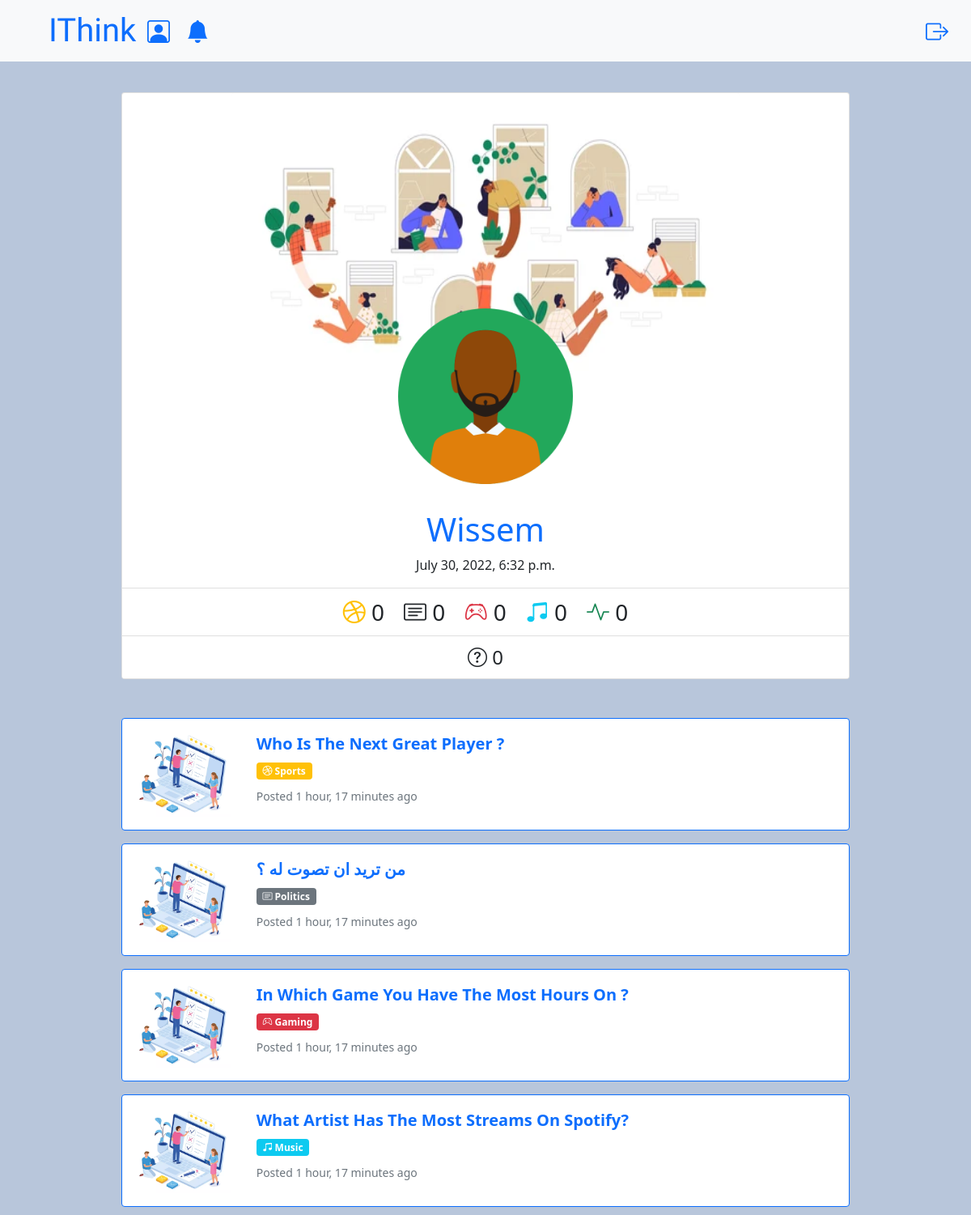
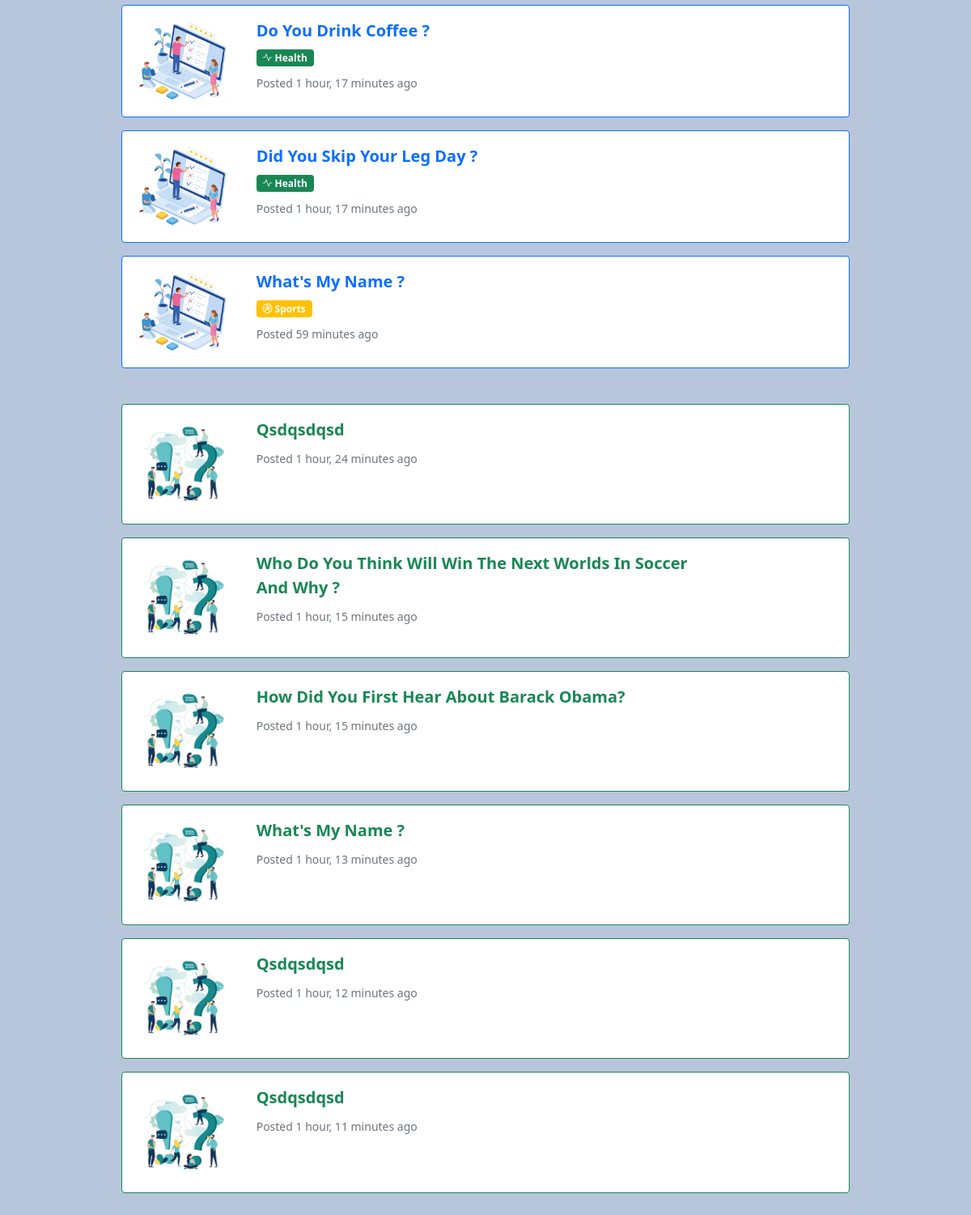
Screenshot of /profile/wissem (signed in) with the database file from the repository (2 pictures, top to bottom).
### polls/models.py (models this page shows, shortened)
class user(models.Model):
    genders = (
        ('m', 'male'),
        ('f', 'female'),
    )
    profile_picture_numbers = (
        ("['1']", '1'),
        ("['2']", '2'),
        ("['3']", '3'),
        ("['4']", '4'),
        ("['5']", '5'),
        ("['6']", '6'),
    )
    user = models.OneToOneField(User, on_delete=models.CASCADE, unique=True)
    username = models.CharField(max_length=30)
    gender = models.CharField(max_length=6, choices=genders)
    started_date = models.DateTimeField(default=timezone.now)
    email = models.EmailField(max_length=255, unique=True)
    profile_picture_number = models.CharField(
        max_length=10, choices=profile_picture_numbers)
    cover_picture_number = models.CharField(
        max_length=10, default=3)
    USERNAME_FIELD = "email"

class poll(models.Model):
    genres = (
        ('p', 'politics'),
        ('s', 'sports'),
        ('g', 'gaming'),
        ('h', 'health'),
        ('m', 'music'),
    )
    status = (
        ('approved', 'approved'),
        ('pending', 'pending'),
        ('disapproved', 'disapproved')
    )
    creator = models.CharField(max_length=30)
    status = models.CharField(
        max_length=11, choices=status, default="pending")
    question = models.CharField(max_length=200)
    genre = models.CharField(max_length=10, choices=genres)
    answer1 = models.CharField(max_length=200, blank=True, null=True)
    count1 = models.IntegerField(default=0)
    answer2 = models.CharField(max_length=200, blank=True, null=True)
    count2 = models.IntegerField(default=0)
    answer3 = models.CharField(max_length=200, blank=True, null=True)
    count3 = models.IntegerField(default=0)
    answer4 = models.CharField(max_length=200, blank=True, null=True)
    count4 = models.IntegerField(default=0)
    answer5 = models.CharField(max_length=200, blank=True, null=True)
    count5 = models.IntegerField(default=0)
    answer6 = models.CharField(max_length=200, blank=True, null=True)
    count6 = models.IntegerField(default=0)
    created_time = models.DateTimeField(default=timezone.now)

### questions/models.py (models this page shows, shortened)
class question(models.Model):
    status = (
        ("approved", "approved"),
        ("pending", "pending"),
        ("disapproved", "disapproved")
    )
    status = models.CharField(
        max_length=11, choices=status, default="disapproved")
    question = models.CharField(max_length=200)
    creator = models.CharField(max_length=30)
    created_time = models.DateTimeField(default=timezone.now)

### polls/views.py (the view, shortened to what this page needs)
# urls.py: path('profile/<str:name>', profileView.as_view(), name="profile"),
class profileView(LoginRequiredMixin, ListView):
    model = user
    template_name = "profile.html"
    def get_context_data(self, **kwargs):
        context = super().get_context_data(**kwargs)
        context["user"] = user.objects.get(username=self.kwargs["name"])
        voted_polls = voted.objects.filter(user=context["user"].id)
        context["voted_polls_number"] = len(voted_polls)
        context["sports"] = 0
        context["politics"] = 0
        context["gaming"] = 0
        context["music"] = 0
        context["health"] = 0
        answered_questions_number = question_answered.objects.filter(
            user=context["user"].id)
        context["answered_questions_number"] = len(answered_questions_number)
        context["owned_polls"] = poll.objects.filter(
            creator=self.kwargs["name"])
        context["owned_questions"] = question.objects.filter(
            creator=self.kwargs["name"])
        return context

### templates/profile.html (shortened to what this page needs)
<!DOCTYPE html>
<html lang="en">
    <head>
        {% extends 'main.html' %} {% load static %}
        {% block content %}
        <div class="container bg_light" style="width: 77%; margin-top: 3.2%">
            <div class="card mb-5 " style="width: 100%">
                <div class="col d-flex justify-content-center">
                    <img
                        src="{% static 'images\covers\cover7.jpg' %}"
                        class="card-img-top bg-light"
                        style="height: 50vh; width: 70%"
                        alt="..."
                    />
                </div>
                <div class="card-body little-profile text-center">
                    <div style="margin-top: -150px">
                        {% if user.profile_picture_number == "['1']" %}
                        <img
                            src="{% static 'images\avatars\men_avatar_1.png' %}"
                            alt="avatar"
                            width="25%"
                            height="25%"
                        />
                        {% elif user.profile_picture_number == "['2']" %}
                        <img
                            src="{% static 'images\avatars\men_avatar_2.png' %}"
                            alt="avatar"
                            width="25%"
                            height="25%"
                        />
                        {% endif %}
                    </div>
                </div>
                <div class="card-body">
                    <div class="col d-flex justify-content-center">
                        <h1 class="card-title text-primary">
                            {{ user.username|title }}
                        </h1>
                    </div>
                    <div class="col d-flex justify-content-center">
                        <p class="card-text">{{ user.started_date }}</p>
                    </div>
                </div>
                <ul class="list-group list-group-flush">
                    <li class="list-group-item d-flex justify-content-center">
                        <div class="row row-cols-auto fs-3">
                            <div class="col">
                                <i class="bi bi-dribbble text-warning"></i>
                                {{ sports }}
                            </div>
                            <div class="col">
                                <i class="bi bi-card-text text-dark"></i>
                                {{ politics }}
                            </div>
                            <div class="col">
                                <i class="bi bi-controller text-danger"></i>
                                {{ gaming }}
                            </div>
                            <div class="col">
                                <i
                                    class="bi bi-music-note-beamed text-info"
                                ></i>
                                {{ music }}
                            </div>
                            <div class="col">
                                <i class="bi bi-activity text-success"></i>
                                {{ health }}
                            </div>
                        </div>
                    </li>
                    <li class="list-group-item d-flex justify-content-center">
                        <div class="row row-cols-auto fs-4">
                            <div class="col">
                                <i class="bi bi-question-circle"></i>
                                {{ answered_questions_number }}
                            </div>
                        </div>
                    </li>
                </ul>
            </div>
            {% for poll in owned_polls %}
            <div class="card mb-3 mt-2 border-primary">
                <div class="row g-0">
                    <div class="col-md-2">
                        <img src="{% static "images/poll.png" %}"
                        class="img-fluid rounded-start p-3" alt="...">
                    </div>
                    <div class="col-md-8">
                        <div class="card-body">
                            <a href="{% url 'poll_vote' poll.pk %}" class="card-title text-decoration-none fs-5 fw-bold" >{{ poll.question|title }}</a>
                              {% if poll.genre == "p" %}
                              <h6><span class="badge badge-pill bg-secondary mt-2"><i class="bi bi-card-text"></i> Politics</span></h6>
                              {% endif %}
                              {% if poll.genre == "s" %}
                              <h6><span class="badge badge-pill bg-warning mt-2"><i class="bi bi-dribbble"></i> Sports</span></h6>
                              {% endif %}
                              {% if poll.genre == "g" %}
                              <h6><span class="badge badge-pill bg-danger mt-2"><i class="bi bi-controller"></i> Gaming</i></span></h6>
                              {% endif %}
                              {% if poll.genre == "h" %}
                              <h6><span class="badge badge-pill bg-success mt-2"><i class="bi bi-activity"></i> Health</span></h6>
                              {% endif %}
                              {% if poll.genre == "m" %}
                              <h6><span class="badge badge-pill bg-info mt-2"><i class="bi bi-music-note-beamed"></i> Music</span></h6>
                              {% endif %}
                            <p class="card-text">
                                <small class="text-muted"
                                    >Posted {{ poll.created_time|timesince }} ago</small
                                >
                            </p>
                        </div>
                    </div>
                </div>
            </div>
            {% endfor %}
            <div class="" style="height:20px"></div>
            {% for question in owned_questions %}
            <div class="card mb-3 mt-2 border-success">
                <div class="row g-0">
                    <div class="col-md-2">
                        <img src="{% static "images/q&a.png" %}"
                        class="img-fluid rounded-start p-3" alt="...">
                    </div>
                    <div class="col-md-8">
                        <div class="card-body">
                            <a href="{% url "question_answer" question.pk %}" class="card-title text-decoration-none fs-5 fw-bold text-success" >{{ question.question|title }}</a>
                            <p class="card-text mt-2">
                                <small class="text-muted"
                                    >Posted {{ question.created_time|timesince }} ago</small
                                >
                            </p>
                        </div>
                    </div>
                </div>
            </div>
            {% endfor %}
            <div class="" style="height:50px"></div>
        </div>
        {% endblock content %}

### static/css/styles.css (style rules this page uses)
body { background-color: #b8c6db; }
.container { margin-top: 50px; box-shadow: 0 0 10px 12px rbga(100, 100, 100, 0.1); border-radius: 10px; }

### rows the page displays
user: username "Wissem", started_date "July 30, 2022, 6:32 p.m."
poll: question "Who Is The Next Great Player ?", genre "s" (drawn), created_time "1 hour, 17 minutes"
poll: question "من تريد ان تصوت له ؟", genre "p" (drawn), created_time "1 hour, 17 minutes"
poll: question "In Which Game You Have The Most Hours On ?", genre "g" (drawn), created_time "1 hour, 17 minutes"
poll: question "What Artist Has The Most Streams On Spotify?", genre "m" (drawn), created_time "1 hour, 17 minutes"
poll: question "Do You Drink Coffee ?", genre "h" (drawn), created_time "1 hour, 17 minutes"
poll: question "Did You Skip Your Leg Day ?", genre "h" (drawn), created_time "1 hour, 17 minutes"
poll: question "What's My Name ?", genre "s" (drawn), created_time "59 minutes"
question: question "Qsdqsdqsd", created_time "1 hour, 24 minutes"
question: question "Who Do You Think Will Win The Next Worlds In Soccer And Why ?", created_time "1 hour, 15 minutes"
question: question "How Did You First Hear About Barack Obama?", created_time "1 hour, 15 minutes"
question: question "What's My Name ?", created_time "1 hour, 13 minutes"
question: question "Qsdqsdqsd", created_time "1 hour, 12 minutes"
question: question "Qsdqsdqsd", created_time "1 hour, 11 minutes"

### other values shown
{{ sports }} "0"
{{ politics }} "0"
{{ gaming }} "0"
{{ music }} "0"
{{ health }} "0"
{{ answered_questions_number }} "0"
